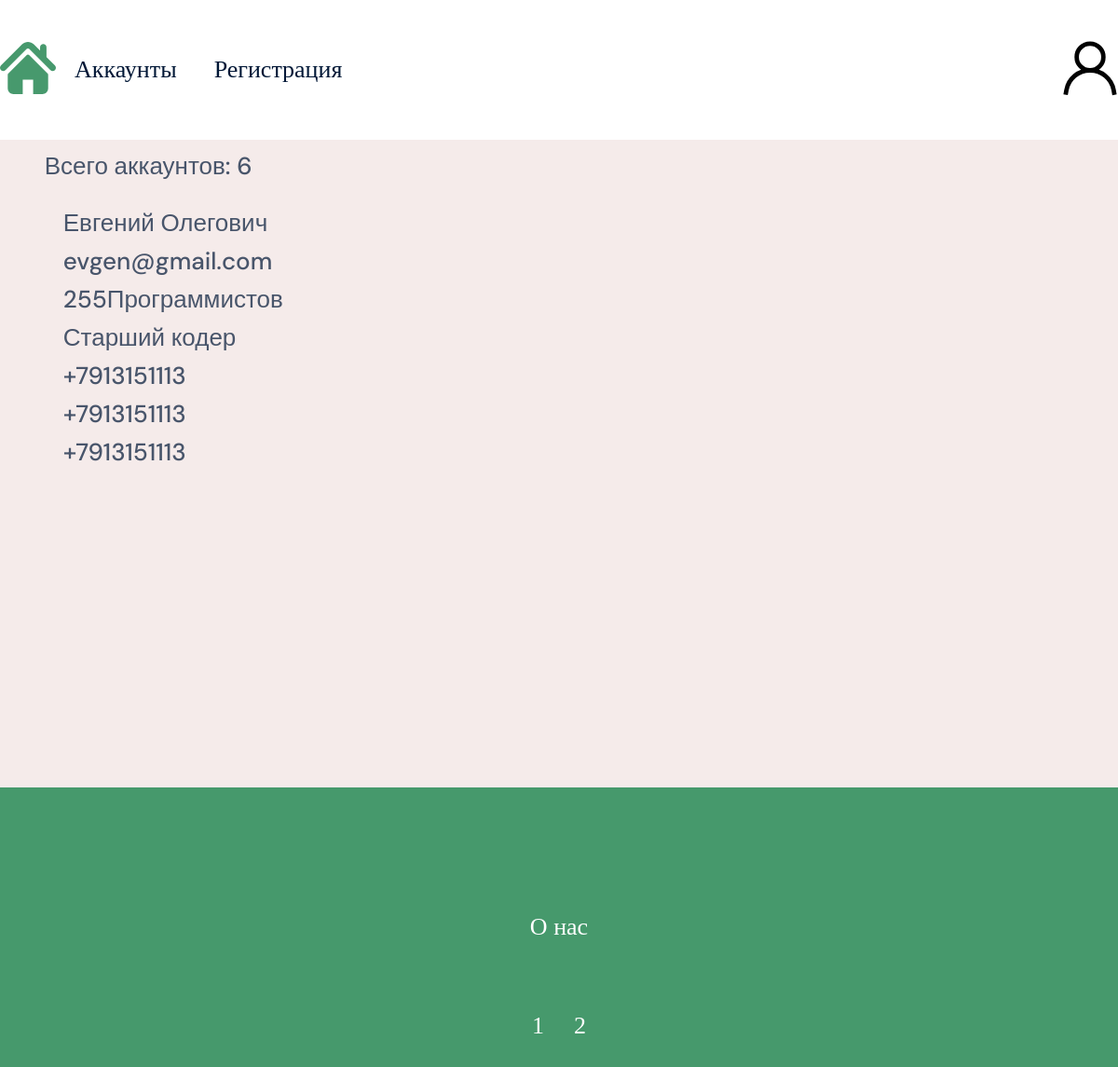
/account/?page=1, run on the app's committed database.
### tables this page shows
CREATE TABLE `account` (
  `id` int(11) NOT NULL,
  `first_name` varchar(255) NOT NULL,
  `last_name` varchar(255) NOT NULL,
  `email` varchar(255) NOT NULL,
  `password` varchar(255) NOT NULL,
  `company_name` varchar(255) DEFAULT NULL,
  `position` varchar(255) DEFAULT NULL,
  `phone_number1` char(11) DEFAULT NULL,
  `phone_number2` char(11) DEFAULT NULL,
  `phone_number3` char(11) DEFAULT NULL
);

### views/view.php (called while the page is built)
<?php
class View {
    public function render ($tpl, $pageData) {
        include ROOT. $tpl;
    }
}

### controllers/AccountController.php (called while the page is built)
<?php
class AccountController extends Controller
{
    private $pageTpl = '/views/account.tpl.php';
    public function __construct()
    {
        $this->model = new AccountModel();
        $this->view = new View();
    }
    public function account() {
        $this->pageData['title'] = "Аккаунты";
        $this->pageData['count'] = $this->model->countAccounts();
        $this->pageData['accountList'] = $this->model->selectAllAccounts();
        $this->view->render($this->pageTpl, $this->pageData);
    }
}

### conf/route.php (called while the page is built, shortened)
<?php
class Routing {
    public static function buildRoute() {
        $action         = "Index";
        $route = explode("/", $_SERVER['REQUEST_URI']);
        if (isset($route[2]) && $route[2] !='' AND $route[2] != 'styles.css') {
            $action = $route[2];
        }
        $controller = new $controllerName();
        $controller->$action();
    }
}

### conf/config.php (called while the page is built, shortened)
<?php
require_once("db.php");
require_once("route.php");
require_once MODEL_PATH. 'Model.php';
require_once VIEW_PATH. 'View.php';
Routing::buildRoute();

### index.php (called while the page is built)
<?php
require_once ("conf/config.php");

### models/model.php (called while the page is built, shortened)
<?php
class Model {
    protected $db = null;
    public function __construct() {
        $this -> db = DB::connToDB();
    }
    public function select($table, $params) {
        $sql = 'SELECT * FROM ' . $table;
        $query = $this->db->prepare($sql." ORDER BY id DESC");
        $query -> execute();
        $err = $query -> errorInfo();
        return $query->fetchAll();
    }
}

### conf/db.php (called while the page is built, shortened)
<?php
class DB{
    public static function connToDB() {
        $user = self::USER;
        $pass = self::PASS;
        $host = self::HOST;
        $db   = self::DB;
        $conn = new PDO("mysql:host=$host;dbname=$db",$user,$pass);
        $conn->setAttribute(PDO::ATTR_ERRMODE, PDO::ERRMODE_EXCEPTION);
        return $conn;
    }
}

### models/AccountModel.php (called while the page is built, shortened)
<?php
class AccountModel extends Model
{
    public function selectAllAccounts() {
        return $this->select('account', []);
    }
}

### views/account.tpl.php (the view, shortened to what this page needs)
<?php
$perPageAmount = 5;
$page =  ($_GET['page']) ;
$elements = $pageData['accountList'];
$pageCount = floor(count($elements) / $perPageAmount);
$accounts = array_slice($elements, $page*$perPageAmount, $perPageAmount);
?>
<!doctype html>
<html lang="en">
<head>
    <link rel="stylesheet" href="../assets/css/styles.css">
</head>
<body>
    <div class="wrapper">
        <?php include (ROOT.'/views/components/header.php')?>
        <main class="main-block">
            <div class="main-block__container column _container">
                <div class="main-block__info">
                    <div class="card__subtitle">
                        Всего аккаунтов: <?php echo $pageData['count']?>
                    </div>
                </div>
                <div class="main-block__grid grid">
                    <div class="grid__body">
                        <?php foreach ($accounts as $account):?>
                            <div class="grid__item">
                                <div class="account">
                                    <div class="account_card card">
                                        <div class="card__subtitle"><?php echo($account['first_name']." ". $account['last_name']);?></div>
                                        <div class="card__subtitle"><?php echo($account['email'])?></div>
                                        <div class="card__subtitle"><?php echo($account['company_name'])?></div>
                                        <div class="card__subtitle"><?php echo($account['position'])?></div>
                                        <div class="card__subtitle"><?php echo($account['phone_number1'])?></div>
                                        <div class="card__subtitle"><?php echo($account['phone_number2'])?></div>
                                        <div class="card__subtitle"><?php echo($account['phone_number3'])?></div>
                                    </div>
                                </div>
                            </div>
                        <?php endforeach;?>
                    </div>
                </div>
                <div class="pagination">
                    <div class="pagination__container _container">
                        <div class="pagination__buttons">
                            <?php for ($p = 0; $p <= $pageCount; $p++) :?>
                                <a href="<?php echo (DOMAIN)?>/account/?page=<?php echo ($p)?>">
                                    <button class="pagination__button button"><?php echo($p + 1)?></button>
                                </a>
                            <?php endfor;?>
                        </div>
                    </div>
                </div>
            </div>
        </main>
    </div>
        <?php include (ROOT.'/views/components/footer.php')?>
</body>
</html>

### assets/css/styles.css (style rules this page uses)
*, *::before, *::after { -webkit-box-sizing: border-box; box-sizing: border-box; }
body, h1, h2, h3, h4, p, ul[class], ol[class], li, figure, figcaption, blockquote, dl, dd { margin: 0; }
body { min-height: 100vh; scroll-behavior: smooth; text-rendering: optimizeSpeed; line-height: 1.5; }
a:not([class]) { -webkit-text-decoration-skip: ink; text-decoration-skip-ink: auto; }
input, button, textarea, select { font: inherit; }
html,body { height: 100%; }
body { line-height: 1; font-family: "Playfair Display", serif; color: #001736; font-weight: 500; font-size: 26px; }
a { text-decoration: none; color: inherit; }
.wrapper { min-height: 100%; display: flex; flex-direction: column; }
._container { max-width: 1200px; margin: 0 auto; }
.main-block { display: flex; flex-grow: 1; background-color: #F5EBEA; }
.main-block__container { display: flex; }
.column { flex-direction:column; }
.main-block__info { display: flex; justify-content: start; }
.card__subtitle { font-family: 'DM Sans', sans-serif; margin: 15px 0 0 0; opacity: 0.7; }
.button { color: #FFF; cursor: pointer; display: flex; align-items: center; justify-content: center;; background-color: #46996C; border: 1px solid #46996C; transition: 0.1s; }
.grid__body { display: grid; grid-template-columns: 1fr 1fr 1fr 1fr; grid-template-rows: 1fr 1fr; justify-items: start; }
.grid__item { padding: 20px; }
.account { display: flex; justify-content: center; }
.pagination { position: absolute; bottom: 0; left: 0; right: 0; margin: 0 auto; }
.pagination__buttons { display: flex; justify-content: center; }
.pagination__button { padding: 10px; margin: 20px 5px; }

### data on the page
account: first_name "Евгений", last_name "Олегович", email "evgen@gmail.com", company_name "255Программистов", position "Старший кодер", phone_number1 "+7913151113", phone_number2 "+7913151113", phone_number3 "+7913151113"

### other printed values
$pageData['count'] "6"
